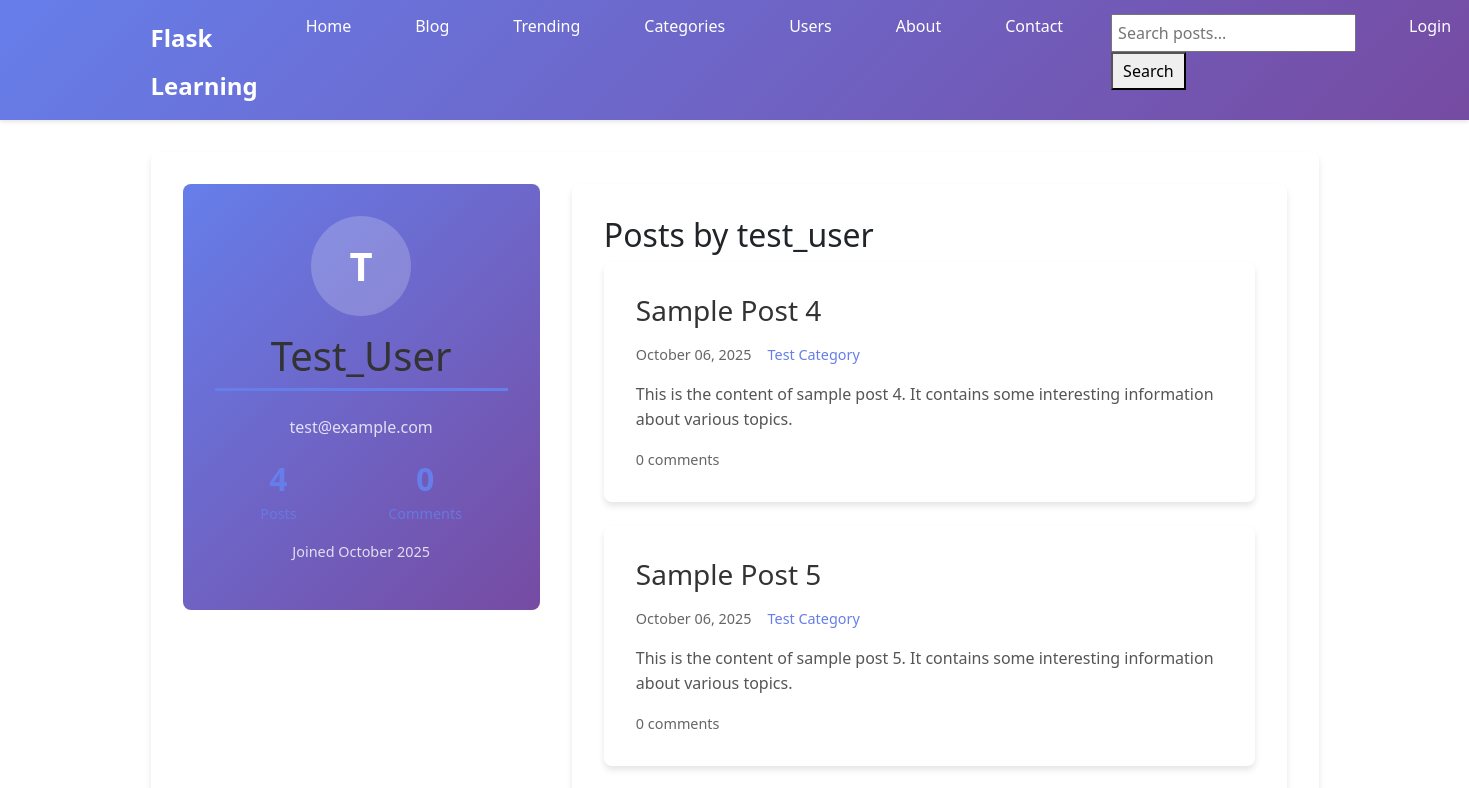
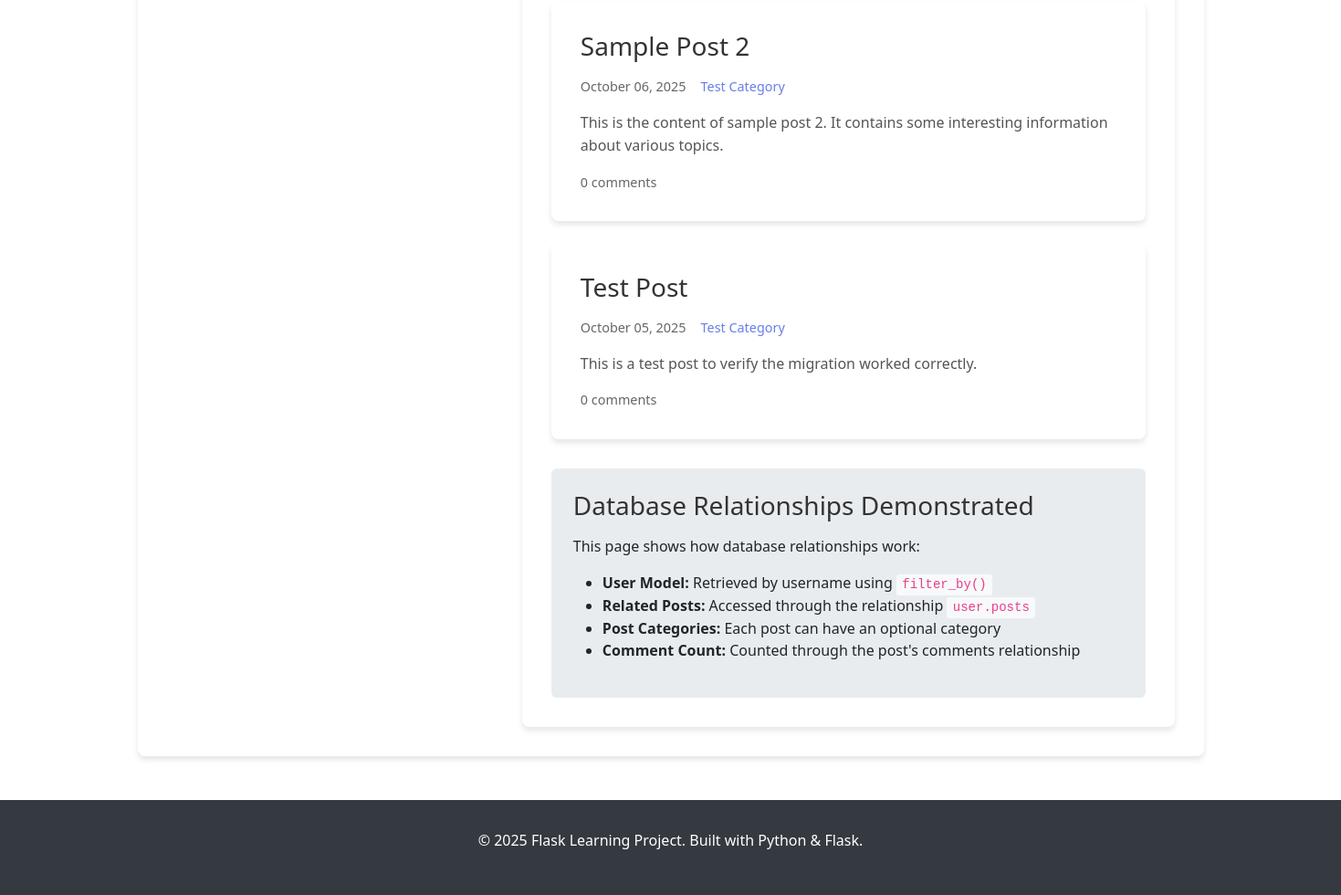
The page /user/test_user on the database its author committed (2 pictures, top to bottom).
### app.py (models this page shows, shortened)
class User(db.Model, UserMixin):
    id = db.Column(db.Integer, primary_key=True)
    username = db.Column(db.String(80), unique=True, nullable=False)
    email = db.Column(db.String(120), unique=True, nullable=False)
    password_hash = db.Column(db.String(255), nullable=False)
    avatar_filename = db.Column(db.String(255), nullable=True, default='default-avatar.png')
    is_admin = db.Column(db.Boolean, default=False)
    created_at = db.Column(db.DateTime, default=datetime.utcnow)
    is_active = db.Column(db.Boolean, default=True)
    posts = db.relationship('Post', backref='author', lazy=True, cascade='all, delete-orphan')
    comments = db.relationship('Comment', backref='author', lazy=True, cascade='all, delete-orphan')

class Post(db.Model):
    id = db.Column(db.Integer, primary_key=True)
    title = db.Column(db.String(200), nullable=False)
    content = db.Column(db.Text, nullable=False)
    image_filename = db.Column(db.String(255), nullable=True)
    created_at = db.Column(db.DateTime, default=datetime.utcnow)
    updated_at = db.Column(db.DateTime, default=datetime.utcnow, onupdate=datetime.utcnow)
    user_id = db.Column(db.Integer, db.ForeignKey('user.id'), nullable=False)
    category_id = db.Column(db.Integer, db.ForeignKey('category.id'), nullable=True)
    comments = db.relationship('Comment', backref='post', lazy=True, cascade='all, delete-orphan')

class Category(db.Model):
    id = db.Column(db.Integer, primary_key=True)
    name = db.Column(db.String(50), unique=True, nullable=False)
    description = db.Column(db.Text)
    posts = db.relationship('Post', backref='category', lazy=True)

### app.py (the view)
@app.route('/user/<username>')
def user_profile(username):
    user = User.query.filter_by(username=username).first_or_404()
    posts = Post.query.filter_by(user_id=user.id).order_by(Post.created_at.desc()).all()
    return render_template('user_profile.html', title=f'{username} - Profile',
                         user=user, posts=posts)

### templates/user_profile.html
{% extends "base.html" %}
{% block content %}
<div class="content-section">
    <div class="profile-content">
        <div class="profile-card">
            <div class="profile-avatar">
                <span class="avatar-letter">{{ user.username[0].upper() }}</span>
            </div>
            <h1>{{ user.username.title() }}</h1>
            <p class="profile-email">{{ user.email }}</p>
            <div class="profile-stats">
                <div class="stat">
                    <span class="stat-number">{{ posts|length }}</span>
                    <span class="stat-label">Posts</span>
                </div>
                <div class="stat">
                    <span class="stat-number">{{ user.comments|length }}</span>
                    <span class="stat-label">Comments</span>
                </div>
            </div>
            <p class="join-date">Joined {{ user.created_at.strftime('%B %Y') }}</p>
        </div>
        <div class="profile-content-main">
            <h2>Posts by {{ user.username }}</h2>
            {% if posts %}
                <div class="user-posts">
                    {% for post in posts %}
                    <article class="post-card">
                        <h3><a href="{{ url_for('post_detail', id=post.id) }}">{{ post.title }}</a></h3>
                        <div class="post-meta">
                            <span class="date">{{ post.created_at.strftime('%B %d, %Y') }}</span>
                            {% if post.category %}
                            <span class="category">
                                <a href="{{ url_for('category_posts', id=post.category.id) }}">{{ post.category.name }}</a>
                            </span>
                            {% endif %}
                        </div>
                        <p class="post-excerpt">{{ post.content[:150] }}{% if post.content|length > 150 %}...{% endif %}</p>
                        <div class="post-stats">
                            <span>{{ post.comments|length }} comments</span>
                        </div>
                    </article>
                    {% endfor %}
                </div>
            {% else %}
                <div class="no-posts">
                    <p>{{ user.username }} hasn't written any posts yet.</p>
                </div>
            {% endif %}
            <div class="database-demo-info">
                <h3>Database Relationships Demonstrated</h3>
                <p>This page shows how database relationships work:</p>
                <ul>
                    <li><strong>User Model:</strong> Retrieved by username using <code>filter_by()</code></li>
                    <li><strong>Related Posts:</strong> Accessed through the relationship <code>user.posts</code></li>
                    <li><strong>Post Categories:</strong> Each post can have an optional category</li>
                    <li><strong>Comment Count:</strong> Counted through the post's comments relationship</li>
                </ul>
            </div>
        </div>
    </div>
</div>
{% endblock %}

### static/css/style.css (style rules this page uses)
* { margin: 0; padding: 0; box-sizing: border-box; }
body { font-family: 'Segoe UI', Tahoma, Geneva, Verdana, sans-serif; line-height: 1.6; color: #333; background-color: #f8f9fa; }
.content-section { background: white; padding: 2rem; border-radius: 8px; box-shadow: 0 4px 6px rgba(0,0,0,0.1); margin: 2rem 0; }
.content-section h1 { color: #333; margin-bottom: 1.5rem; border-bottom: 3px solid #667eea; padding-bottom: 0.5rem; }
.profile-content { display: grid; grid-template-columns: 1fr 2fr; gap: 2rem; align-items: start; }
.profile-card { background: linear-gradient(135deg, #667eea 0%, #764ba2 100%); color: white; padding: 2rem; border-radius: 8px; text-align: center; }
.profile-avatar { width: 80px; height: 80px; background: rgba(255,255,255,0.2); border-radius: 50%; display: flex; align-items: center; justify-content: center; margin: 0 auto 1rem; }
.avatar-letter { font-size: 2rem; font-weight: bold; }
.post-card { background: white; padding: 2rem; border-radius: 8px; box-shadow: 0 4px 6px rgba(0,0,0,0.1); transition: transform 0.3s ease; }
.post-card h2, .post-card h3 { margin-bottom: 1rem; }
.post-card h2 a, .post-card h3 a { color: #333; text-decoration: none; }
.post-meta { display: flex; gap: 1rem; margin-bottom: 1rem; font-size: 0.9rem; color: #666; flex-wrap: wrap; }
.post-meta a { color: #667eea; text-decoration: none; }
.post-excerpt, .post-content p { color: #555; line-height: 1.6; margin-bottom: 1rem; }
.stat { color: #667eea; font-size: 0.9rem; }
.profile-card { background: linear-gradient(135deg, #667eea 0%, #764ba2 100%); color: white; padding: 2rem; border-radius: 8px; text-align: center; position: sticky; top: 2rem; }
.profile-avatar { width: 100px; height: 100px; background: rgba(255,255,255,0.2); border-radius: 50%; display: flex; align-items: center; justify-content: center; margin: 0 auto 1rem; }
.avatar-letter { font-size: 2.5rem; font-weight: bold; }
.profile-email { opacity: 0.8; margin-bottom: 1rem; }
.profile-stats { display: flex; justify-content: space-around; margin: 1rem 0; }
.stat { text-align: center; }
.stat-number { display: block; font-size: 2rem; font-weight: bold; }
.stat-label { font-size: 0.9rem; opacity: 0.8; }
.join-date { opacity: 0.8; font-size: 0.9rem; }
.profile-content-main { background: white; padding: 2rem; border-radius: 8px; box-shadow: 0 4px 6px rgba(0,0,0,0.1); }
.user-posts { display: flex; flex-direction: column; gap: 1.5rem; }
.post-stats { color: #666; font-size: 0.9rem; margin-top: 1rem; }
.database-info, .database-demo-info, .demo-info { background: #e9ecef; padding: 1.5rem; border-radius: 6px; margin-top: 2rem; }
.database-info h3, .database-demo-info h3, .demo-info h3 { color: #333; margin-bottom: 1rem; }
.database-info code, .database-demo-info code, .demo-info code { background: #f8f9fa; padding: 0.2rem 0.4rem; border-radius: 3px; font-family: 'Courier New', monospace; color: #e83e8c; }

### rows shown on the page
User: username "T", username "Test_User", email "test@example.com", created_at "October 2025", username "test_user"
Post: title "Sample Post 4", created_at "October 06, 2025", category.name "Test Category", content "This is the content of sample post 4. It contains some interesting information about various topics.", comments|length "0"
Post: title "Sample Post 5", created_at "October 06, 2025", category.name "Test Category", content "This is the content of sample post 5. It contains some interesting information about various topics.", comments|length "0"
Post: title "Sample Post 2", created_at "October 06, 2025", category.name "Test Category", content "This is the content of sample post 2. It contains some interesting information about various topics.", comments|length "0"
Post: title "Test Post", created_at "October 05, 2025", category.name "Test Category", content "This is a test post to verify the migration worked correctly.", comments|length "0"

### other values the page prints
{{ user.comments|length }} "0"
